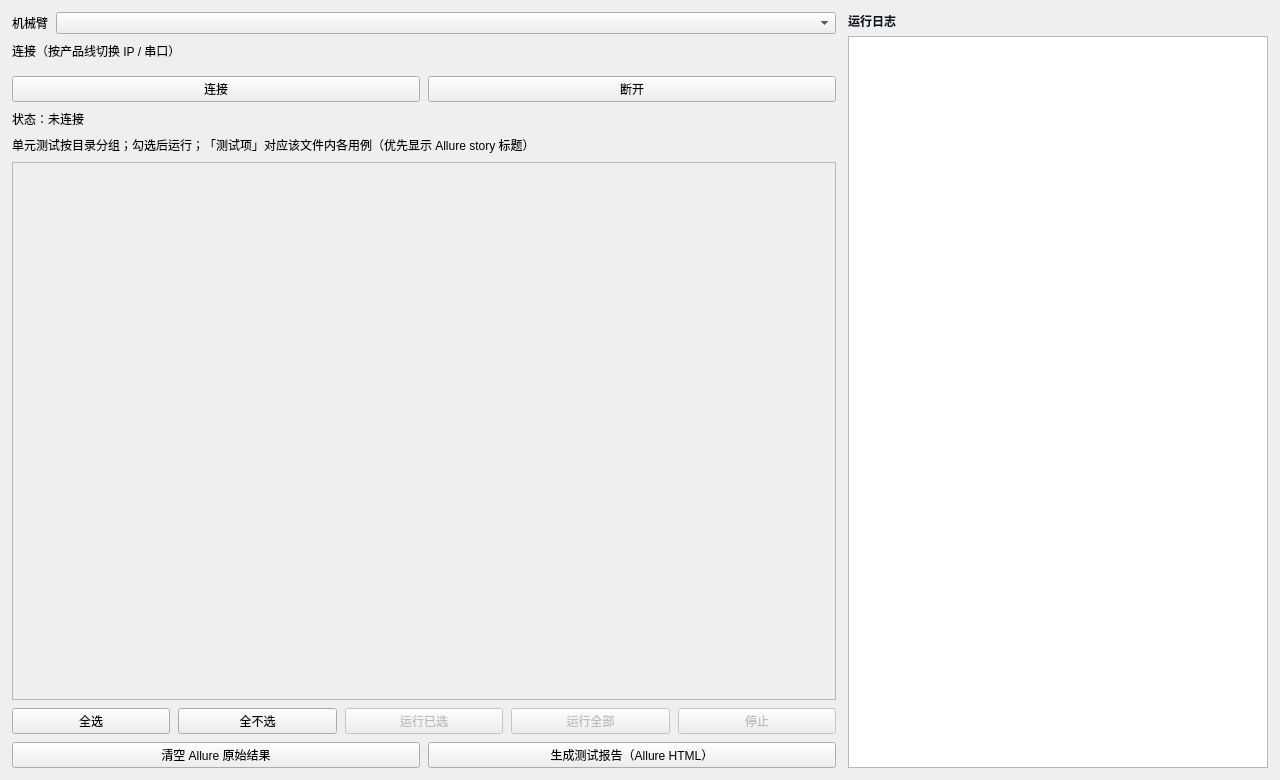
<?xml version="1.0" encoding="UTF-8"?>
<ui version="4.0">
 <class>MainWindow</class>
 <widget class="QMainWindow" name="MainWindow">
  <property name="geometry">
   <rect>
    <x>0</x>
    <y>0</y>
    <width>1280</width>
    <height>780</height>
   </rect>
  </property>
  <property name="windowTitle">
   <string>elephant-pytest 测试平台</string>
  </property>
  <widget class="QWidget" name="centralwidget">
   <layout class="QHBoxLayout" name="horizontalLayout_root">
    <property name="spacing"><number>12</number></property>
    <property name="leftMargin"><number>12</number></property>
    <property name="topMargin"><number>12</number></property>
    <property name="rightMargin"><number>12</number></property>
    <property name="bottomMargin"><number>12</number></property>
    <item>
     <widget class="QWidget" name="left_panel">
      <layout class="QVBoxLayout" name="verticalLayout_left">
       <property name="spacing"><number>8</number></property>
       <property name="leftMargin"><number>0</number></property>
       <property name="topMargin"><number>0</number></property>
       <property name="rightMargin"><number>0</number></property>
       <property name="bottomMargin"><number>0</number></property>
       <item>
        <layout class="QFormLayout" name="formLayout_arm">
         <item row="0" column="0">
          <widget class="QLabel" name="label_arm">
           <property name="text"><string>机械臂</string></property>
          </widget>
         </item>
         <item row="0" column="1">
          <widget class="QComboBox" name="combo_arm"/>
         </item>
        </layout>
       </item>
       <item>
        <widget class="QLabel" name="label_conn_title">
         <property name="text"><string>连接（按产品线切换 IP / 串口）</string></property>
        </widget>
       </item>
       <item>
        <widget class="QWidget" name="conn_host">
         <layout class="QVBoxLayout" name="verticalLayout_conn">
          <property name="leftMargin"><number>0</number></property>
          <property name="topMargin"><number>0</number></property>
          <property name="rightMargin"><number>0</number></property>
          <property name="bottomMargin"><number>0</number></property>
         </layout>
        </widget>
       </item>
       <item>
        <layout class="QHBoxLayout" name="horizontalLayout_connect">
         <item>
          <widget class="QPushButton" name="btn_connect">
           <property name="text"><string>连接</string></property>
          </widget>
         </item>
         <item>
          <widget class="QPushButton" name="btn_disconnect">
           <property name="text"><string>断开</string></property>
          </widget>
         </item>
        </layout>
       </item>
       <item>
        <widget class="QLabel" name="label_conn_status">
         <property name="text"><string>状态：未连接</string></property>
         <property name="wordWrap"><bool>true</bool></property>
        </widget>
       </item>
       <item>
        <widget class="QLabel" name="label_tests">
         <property name="text"><string>单元测试按目录分组；勾选后运行；「测试项」对应该文件内各用例（优先显示 Allure story 标题）</string></property>
         <property name="wordWrap"><bool>true</bool></property>
        </widget>
       </item>
       <item>
        <widget class="QScrollArea" name="scroll_tests">
         <property name="minimumSize">
          <size>
           <width>0</width>
           <height>200</height>
          </size>
         </property>
         <property name="sizePolicy">
          <sizepolicy hsizetype="Expanding" vsizetype="Expanding">
           <horstretch>0</horstretch>
           <verstretch>1</verstretch>
          </sizepolicy>
         </property>
         <property name="frameShape">
          <enum>QFrame::StyledPanel</enum>
         </property>
         <property name="widgetResizable">
          <bool>true</bool>
         </property>
         <widget class="QWidget" name="tests_host">
          <property name="geometry">
           <rect>
            <x>0</x>
            <y>0</y>
            <width>780</width>
            <height>520</height>
           </rect>
          </property>
          <layout class="QVBoxLayout" name="verticalLayout_tests_host">
           <property name="spacing">
            <number>10</number>
           </property>
           <property name="leftMargin">
            <number>2</number>
           </property>
           <property name="topMargin">
            <number>2</number>
           </property>
           <property name="rightMargin">
            <number>2</number>
           </property>
           <property name="bottomMargin">
            <number>2</number>
           </property>
          </layout>
         </widget>
        </widget>
        <property name="stretch"><number>1</number></property>
       </item>
       <item>
        <layout class="QHBoxLayout" name="horizontalLayout_run1">
         <item>
          <widget class="QPushButton" name="btn_check_all">
           <property name="text"><string>全选</string></property>
          </widget>
         </item>
         <item>
          <widget class="QPushButton" name="btn_uncheck_all">
           <property name="text"><string>全不选</string></property>
          </widget>
         </item>
         <item>
          <widget class="QPushButton" name="btn_run_selected">
           <property name="enabled"><bool>false</bool></property>
           <property name="text"><string>运行已选</string></property>
          </widget>
         </item>
         <item>
          <widget class="QPushButton" name="btn_run_all">
           <property name="enabled"><bool>false</bool></property>
           <property name="text"><string>运行全部</string></property>
          </widget>
         </item>
         <item>
          <widget class="QPushButton" name="btn_stop">
           <property name="enabled"><bool>false</bool></property>
           <property name="text"><string>停止</string></property>
          </widget>
         </item>
        </layout>
       </item>
       <item>
        <layout class="QHBoxLayout" name="horizontalLayout_run2">
         <item>
          <widget class="QPushButton" name="btn_clear_allure">
           <property name="text"><string>清空 Allure 原始结果</string></property>
          </widget>
         </item>
         <item>
          <widget class="QPushButton" name="btn_gen_report">
           <property name="text"><string>生成测试报告（Allure HTML）</string></property>
          </widget>
         </item>
        </layout>
       </item>
      </layout>
     </widget>
     <property name="stretch"><number>1</number></property>
    </item>
    <item>
     <widget class="QWidget" name="right_panel">
      <property name="minimumSize">
       <size>
        <width>420</width>
        <height>0</height>
       </size>
      </property>
      <layout class="QVBoxLayout" name="verticalLayout_log_column">
       <property name="spacing"><number>6</number></property>
       <property name="leftMargin"><number>0</number></property>
       <property name="topMargin"><number>0</number></property>
       <property name="rightMargin"><number>0</number></property>
       <property name="bottomMargin"><number>0</number></property>
       <item>
        <widget class="QLabel" name="label_log">
         <property name="text"><string>运行日志</string></property>
         <property name="styleSheet"><string>font-weight: 600; color:rgb(7, 17, 31);</string></property>
        </widget>
       </item>
       <item>
        <widget class="QPlainTextEdit" name="log">
         <property name="readOnly"><bool>true</bool></property>
         <property name="maximumBlockCount"><number>12000</number></property>
         <property name="sizePolicy">
          <sizepolicy hsizetype="Preferred" vsizetype="Expanding">
           <horstretch>0</horstretch>
           <verstretch>1</verstretch>
          </sizepolicy>
         </property>
        </widget>
        <property name="stretch"><number>1</number></property>
       </item>
      </layout>
     </widget>
     <property name="stretch"><number>0</number></property>
    </item>
   </layout>
  </widget>
 </widget>
 <resources/>
 <connections/>
</ui>
